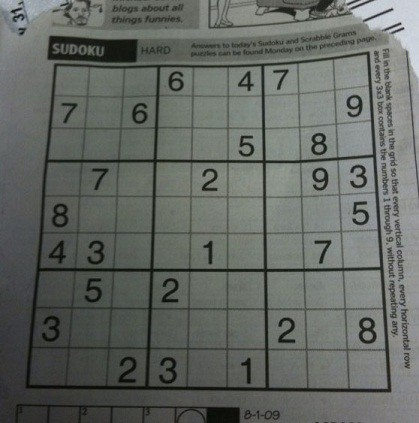
#> input picture images/sudoku1.jpeg, 419 x 423 px
$ python -i image_processing_utils.py   (imports and definitions only)
#> lines starting #> are read from the running program, lines starting #| are printed output that depends on the picture; after the words box and inside, x2 and y2 are one past the last pixel; in counts of white or black regions, pixels touching at a corner belong together
import cv2
import numpy as np


def preprocess_image(img, dilate=True):
    """
    Perform blurring, adaptive thresholding, inversion of colors and dilation
    to highlight the grid lines and numbers
    """
    # blur the image
    img = cv2.GaussianBlur(img.copy(), (9, 9), 0)

    # adaptive threshold to generate binary image
    img = cv2.adaptiveThreshold(img, 255, cv2.ADAPTIVE_THRESH_GAUSSIAN_C,
                                cv2.THRESH_BINARY, 11, 2)

    # invert colors so that grid lines and numbers have non-zero pixel values
    img = cv2.bitwise_not(img)

    # dilate image to increase size of grid lines and numbers
    if dilate:
        kernel = np.array([[0., 1., 0.], [1., 1., 1.], [0., 1., 0.]], dtype=np.uint8)
        img = cv2.dilate(img, kernel=kernel, iterations=1)

    return img


def get_grid_corners(img):
    """Returns the coordinates of the four corners of the grid."""
    contours = cv2.findContours(img.copy(), cv2.RETR_EXTERNAL, cv2.CHAIN_APPROX_SIMPLE)[1]
    grid = max(contours, key=cv2.contourArea)
    top_left = min(grid, key=lambda p: p[0][0] + p[0][1])[0]
    top_right = max(grid, key=lambda p: p[0][0] - p[0][1])[0]
    bot_right = max(grid, key=lambda p: p[0][0] + p[0][1])[0]
    bot_left = min(grid, key=lambda p: p[0][0] - p[0][1])[0]

    return np.array([top_left, top_right, bot_right, bot_left])


def crop_and_warp(img, corners):
    """Crops and warps a rectangular section from the image into a square."""
    # longest side in the rectangle (np.linalg.norm gives euclidean distance)
    side = max(np.linalg.norm(corners[0] - corners[1]),
               np.linalg.norm(corners[1] - corners[2]),
               np.linalg.norm(corners[2] - corners[3]),
               np.linalg.norm(corners[3] - corners[0]))
    src = corners.astype(np.float32, copy=False)
    dst = np.array([[0, 0], [side - 1, 0], [side - 1, side - 1], [0, side - 1]], dtype=np.float32)
    matrix = cv2.getPerspectiveTransform(src, dst)
    warped = cv2.warpPerspective(img, matrix, (int(side), int(side)))

    return warped, matrix, corners


def divide_into_cells(img):
    """Divides the grid into 81 cells."""
    cells, points = [], []
    side = img.shape[0] // 9
    for j in range(9):
        for i in range(9):
            tl = (i * side, j * side)  # top left corner of cell
            br = ((i + 1) * side, (j + 1) * side)   # bottom right corner of cell
            cells.append((tl, br))

    return cells


def find_largest_feature(cell, scan_tl=None, scan_br=None):
    """
    Uses `cv2.floodFill` to fill the largest feature (digit)
    with white color. Fills the rest of the cell with black.

    Args:
        cell (np.array): cell of sudoku which might contain a digit
        scan_tl (list): coordinates of top-left corner of search area
        scan_br (list): coordinates of bot-right corner of search area

    Returns:
        tuple: modified cell, bounding box, seed point for flood fill
    """
    cell = cell.copy()
    height, width = cell.shape[:2]
    max_area = 0
    seed_point = (None, None)
    if not scan_tl:
        scan_tl = [0, 0]
    if not scan_br:
        scan_br = [width, height]

    # loop through the area inside cell
    for x in range(scan_tl[0], scan_br[0]):
        for y in range(scan_tl[1], scan_br[1]):
            # only run on white pixels
            if cell.item(y, x) == 255:
                area = cv2.floodFill(cell, mask=None, seedPoint=(x, y), newVal=64)
                if area[0] > max_area:
                    max_area = area[0]
                    seed_point = (x, y)

    # color all pixels that are white to gray
    for x in range(width):
        for y in range(height):
            if cell.item(y, x) == 255:
                cv2.floodFill(cell, mask=None, seedPoint=(x, y), newVal=64)

    mask = np.zeros((height + 2, width + 2), np.uint8)

    # highlight the main feature (digit)
    if seed_point[0] is not None and seed_point[1] is not None:
        cv2.floodFill(cell, mask=mask, seedPoint=seed_point, newVal=255)

    top, bot, left, right = height, 0, width, 0

    for x in range(width):
        for y in range(height):
            # hide (black) anything that isn't main feature
            if cell.item(y, x) == 64:
                cv2.floodFill(cell, mask=mask, seedPoint=(x, y), newVal=0)

            # find bounding box
            if cell.item(y, x) == 255:
                top = min(top, y)
                bot = max(bot, y)
                left = min(left, x)
                right = max(right, x)

    bbox = [[left, top], [right, bot]]

    return cell, np.array(bbox, dtype=np.float32), seed_point


def scale_and_centre(img, size, margin=0, background=0):
    """Scales and centres an image onto a new background cell."""
    h, w = img.shape[:2]

    def centre_pad(length):
        """Handle centering for a given length that may be odd or even."""
        if length % 2 == 0:
            side1 = (size - length) // 2
            side2 = side1
        else:
            side1 = (size - length) // 2
            side2 = side1 + 1

        return side1, side2

    if h > w:
        t_pad = b_pad = margin // 2
        ratio = (size - margin) / h
        w, h = int(ratio * w), int(ratio * h)
        l_pad, r_pad = centre_pad(w)
    else:
        l_pad = r_pad = margin // 2
        ratio = (size - margin) / w
        w, h = int(ratio * w), int(ratio * h)
        t_pad, b_pad = centre_pad(h)

    img = cv2.resize(img, (w, h))
    img = cv2.copyMakeBorder(img, t_pad, b_pad, l_pad, r_pad,
                             cv2.BORDER_CONSTANT, None, background)

    return cv2.resize(img, (size, size))


def extract_digit(img, cell, size):
    """Extracts a digit from the cell if present."""
    digit = img[cell[0][1]:cell[1][1], cell[0][0]:cell[1][0]]
    h, w = digit.shape[:2]

    # margin is the area inside the cell where the digit would be found
    margin = int(np.mean((h, w)) / 2.6)
    bbox = find_largest_feature(digit, [margin, margin], [w - margin, h - margin])[1]
    digit = digit[int(bbox[0][1]):int(bbox[1][1]), int(bbox[0][0]):int(bbox[1][0])]

    # scale and pad the digit
    w = bbox[1][0] - bbox[0][0]
    h = bbox[1][1] - bbox[0][1]

    # ignore small bounding boxes
    if w > 0 and h > 0 and w * h > 100 and len(digit) > 0:
        return scale_and_centre(digit, size, margin=4)
    return np.zeros((size, size), np.uint8)


def get_digits(img, cells, size):
    """Returns an array of extracted digits from the cells."""
    img = preprocess_image(img.copy(), dilate=False)

    return [extract_digit(img, cell, size) for cell in cells]


def display_digits(digits, color=255):
    """Displays list of 81 digits in grid format."""
    rows = []
    with_border = [cv2.copyMakeBorder(
        img.copy(), 1, 1, 1, 1, cv2.BORDER_CONSTANT, None, color) for img in digits]
    for i in range(9):
        row = np.concatenate(with_border[i * 9:(i + 1) * 9], axis=1)
        rows.append(row)

    return np.concatenate(rows)


def scale_down(img, max_size):
    """Scales down image to `max_size`x`max_size` if the image is larger than max size."""
    height, width = img.shape[:2]
    ratio = 1
    max_dim = max(height, width)
    if max_dim > max_size:
        ratio = max_size / max_dim

    return cv2.resize(img, (int(ratio * width), int(ratio * height)))


def crop_grid(img):
    """Crops the image and returns only the sudoku grid."""
    processed = preprocess_image(img)
    corners = get_grid_corners(processed)
    return crop_and_warp(img, corners)


def convert(img):
    """Divides the image into 81 images of individual cells."""
    original = img.copy()
    processed = preprocess_image(original)
    corners = get_grid_corners(processed)
    cropped = crop_and_warp(original, corners)[0]
    cells = divide_into_cells(cropped)
    return get_digits(cropped, cells, size=28)

>>> import cv2
>>> picture = cv2.imread('images/sudoku1.jpeg', cv2.IMREAD_GRAYSCALE)
#> picture: shape (423, 419); min 3, max 221, mean 101.8
>>> result = convert(picture)
#> in preprocess_image, `img = cv2.GaussianBlur(img.copy(), (9, 9), 0)`:
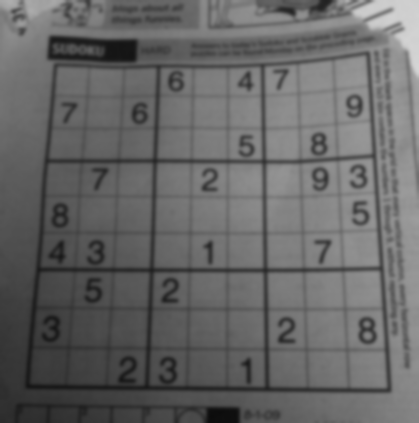
#> img: shape (423, 419); min 12, max 213, mean 101.8
#> in preprocess_image, `img = cv2.adaptiveThreshold(img, 255, cv2.ADAPTIVE_THRESH_GAUSSIAN_C, ..`:
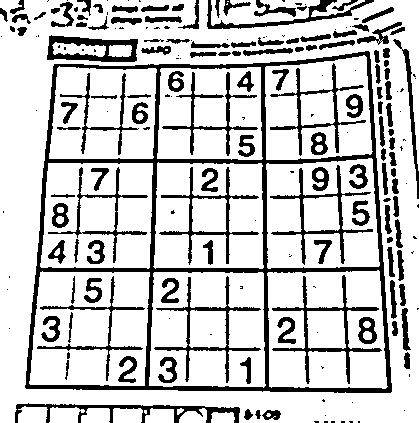
#> img: shape (423, 419); 78.7% white; 207 black regions (83 under 20 px), largest, box (x1, y1, x2, y2) and area: (25, 51, 392, 393) 10956, (272, 275, 382, 384) 1396, (15, 403, 240, 423) 1281
#> in preprocess_image, `img = cv2.dilate(img, kernel=kernel, iterations=1)`:
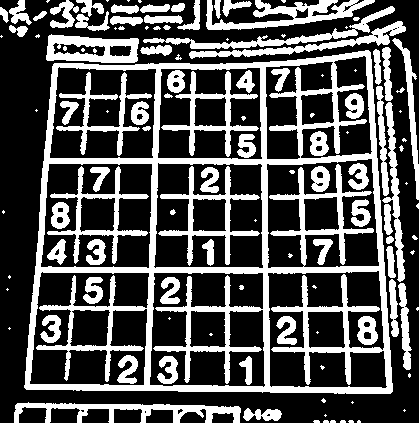
#> img: shape (423, 419); 32.8% white; 126 white regions (54 under 20 px)
#> in get_grid_corners, `contours = cv2.findContours(img.copy(), cv2.RETR_EXTERNAL, cv2.CHAIN_A..`: contours = 75 contours, 42 with area under 20; largest, box (x1, y1, x2, y2) and area: (24, 50, 393, 394) 113082, (46, 34, 139, 63) 2106, (206, 0, 375, 30) 1807, (14, 402, 241, 423) 1640, (143, 6, 395, 49) 1280
#> in get_grid_corners, `grid = max(contours, key=cv2.contourArea)`: grid = contour of 184 points, box (x1, y1, x2, y2) (24, 50, 393, 394), area 113082
#> in get_grid_corners, `top_left = min(grid, key=lambda p: p[0][0] + p[0][1])[0]`: top_left = [54, 63]
#> in get_grid_corners, `top_right = max(grid, key=lambda p: p[0][0] - p[0][1])[0]`: top_right = [370, 52]
#> in get_grid_corners, `bot_right = max(grid, key=lambda p: p[0][0] + p[0][1])[0]`: bot_right = [390, 393]
#> in get_grid_corners, `bot_left = min(grid, key=lambda p: p[0][0] - p[0][1])[0]`: bot_left = [24, 387]
#> in convert, `corners = get_grid_corners(processed)`: corners = [[54, 63], [370, 52], [390, 393], [24, 387]]
#> in crop_and_warp, `side = max(np.linalg.norm(corners[0] - corners[1]), np.linalg.norm(cor..`: side = 366
#> in crop_and_warp, `src = corners.astype(np.float32, copy=False)`: src = [[54, 63], [370, 52], [390, 393], [24, 387]]
#> in crop_and_warp, `dst = np.array([[0, 0], [side - 1, 0], [side - 1, side - 1], [0, side ..`: dst = [[0, 0], [365, 0], [365, 365], [0, 365]]
#> in crop_and_warp, `matrix = cv2.getPerspectiveTransform(src, dst)`: matrix = [[1.27, 0.117, -75.88], [0.0474, 1.36, -88.27], [0.000182, 0.000515, 1]]
#> in crop_and_warp, `warped = cv2.warpPerspective(img, matrix, (int(side), int(side)))`:
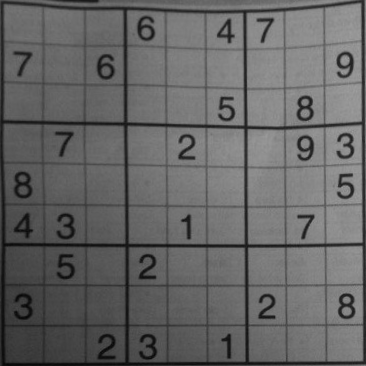
#> warped: shape (366, 366); min 5, max 159, mean 101
#> in convert, `cells = divide_into_cells(cropped)`: cells = 81 items
#> call 2 of preprocess_image, with dilate = False
#> in preprocess_image (call 2), `img = cv2.GaussianBlur(img.copy(), (9, 9), 0)`:
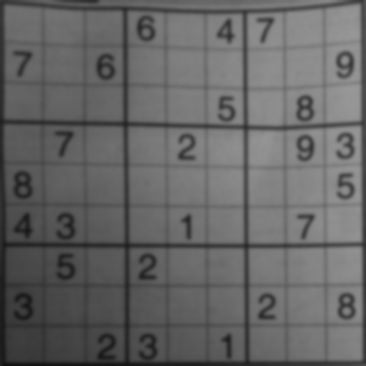
#> img: shape (366, 366); min 16, max 152, mean 101
#> in preprocess_image (call 2), `img = cv2.adaptiveThreshold(img, 255, cv2.ADAPTIVE_THRESH_GAUSSIAN_C, ..`:
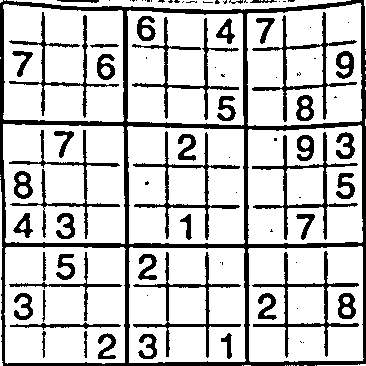
#> img: shape (366, 366); 78.1% white; 87 black regions (42 under 20 px), largest, box (x1, y1, x2, y2) and area: (0, 0, 366, 366) 11492, (252, 132, 358, 240) 1352, (252, 12, 357, 122) 1341
#> result = 81 items
